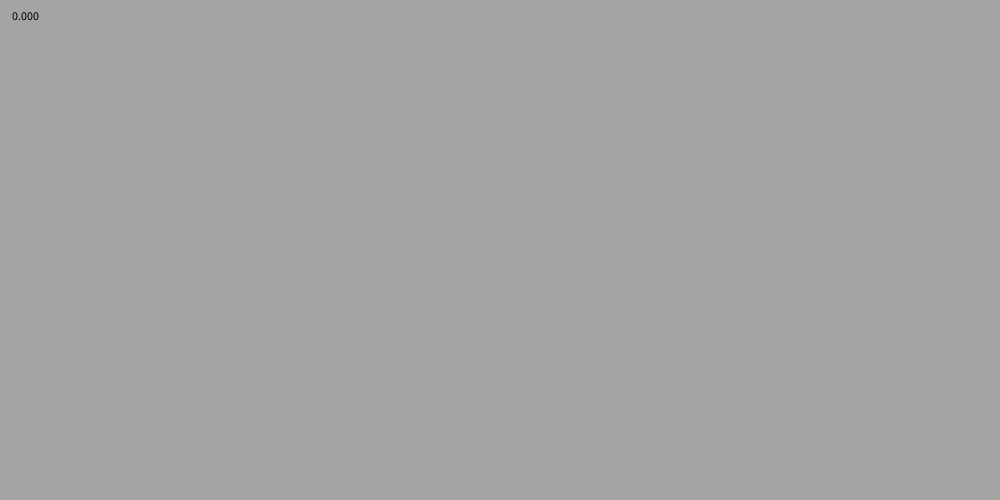
Frame 1 (no input)
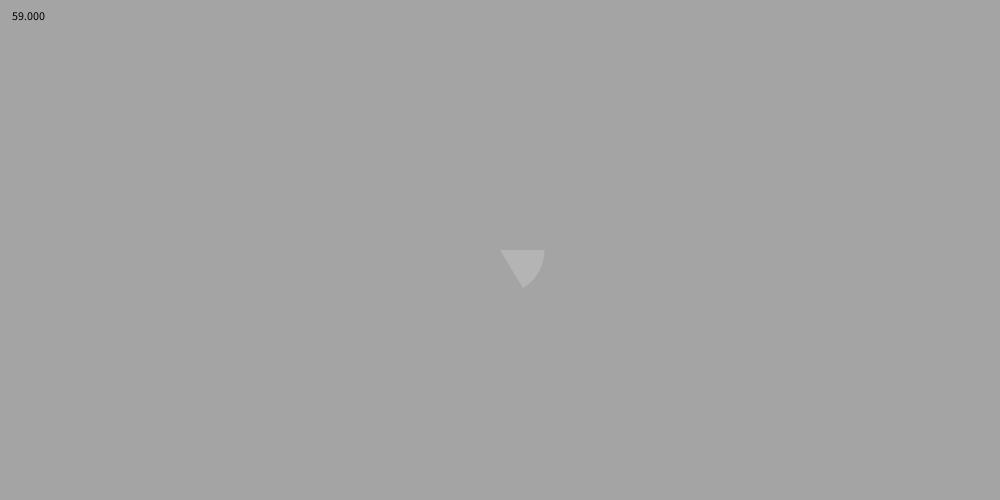
Frame 60 (the mouse pressed at the canvas centre just before this capture)
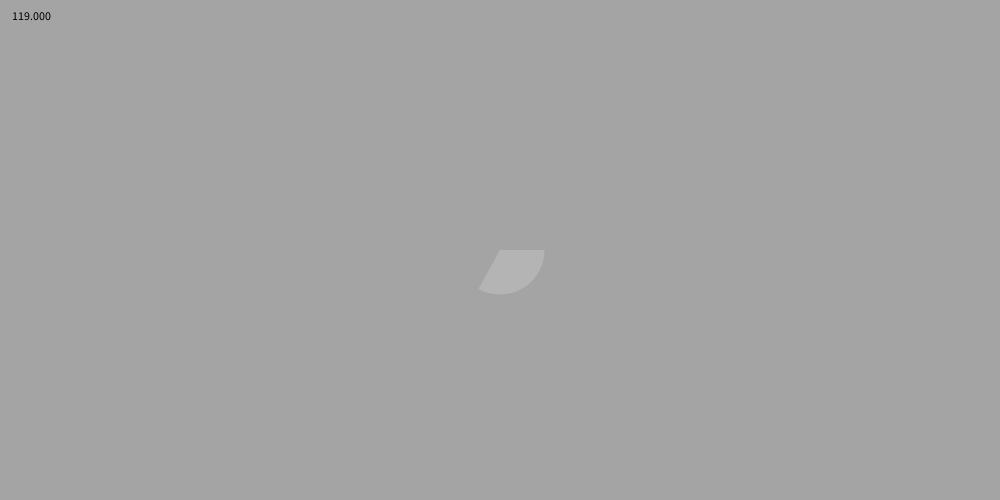
Frame 120 (the mouse held since frame 60 and released just before this capture)

The Processing sketch that drew these frames (run headless with seeded random() and noise(); from frame 60 on, the mouse is pressed at the canvas centre):

// Processing sketch: processing_70006
// ── processing_70006.pde

// Dan Sztanga
// dsztanga@gmail.com
// (C) 2012 Dan Sztanga. All rights reserved.
// HW_4 User Input_2

//  Controls_
//
//  Mouse_ moves arc
//  Left Mouse Button_ changes color and size of arc
//  Space_ changes background color
//
//  Experiment with dragging the mouse around

float x, y ,wd, ht, theta, angdelta;
color col, col2;

void setup(){
  smooth();
  size(1000, 500);
  col2 = color(random(255));
  background(col2);
  noCursor();
  x = 0;
  y = height*.5;
  wd = random(50, 200);
  ht = wd;
  col = color(random(225), random(50, 200));
  mouseX = width/2;
  mouseY = height/2;
  angdelta = 1;
}

void draw(){
  background(col2);
  fill(0);
  text(theta, 10, 20);
  x = mouseX;
  y = mouseY;
  spin(x, y, wd, ht, theta, col);
  theta = theta+angdelta;
  //Resets Theta, Changes Color, Changes Size
  if (theta > 360){
    theta = 0;
    col = color(random(225), random(50, 200));
    wd = random(50, 200);
    ht = wd;
  }
}

// Trying to get arc to stay in one spot
// while mouse drag changes it's size?

//void mousePressed(){
//  x = pmouseX;
//  y = pmouseY;
//}

// Changes Speed and Size of Arc
void mouseDragged(){
  wd = mouseX;
  ht = wd;
  angdelta = mouseX%mouseY;
}

// Resets Size of Arc and Resets Arc Position to Mouse Cursor
void mouseReleased(){
  x = mouseX;
  y = mouseY;
  wd = random(50, 200);
  ht = wd;
  angdelta = 1;
}

void keyPressed(){
  if (key == ' '){
    col2 = color(random(255));
  }
}

// Spin Function
void spin(float tx, float ty, float twd, float tht, float tang, color tcol){
  fill(tcol);
  noStroke();
  arc(tx, ty, twd, tht, radians(0), radians(tang));
}
